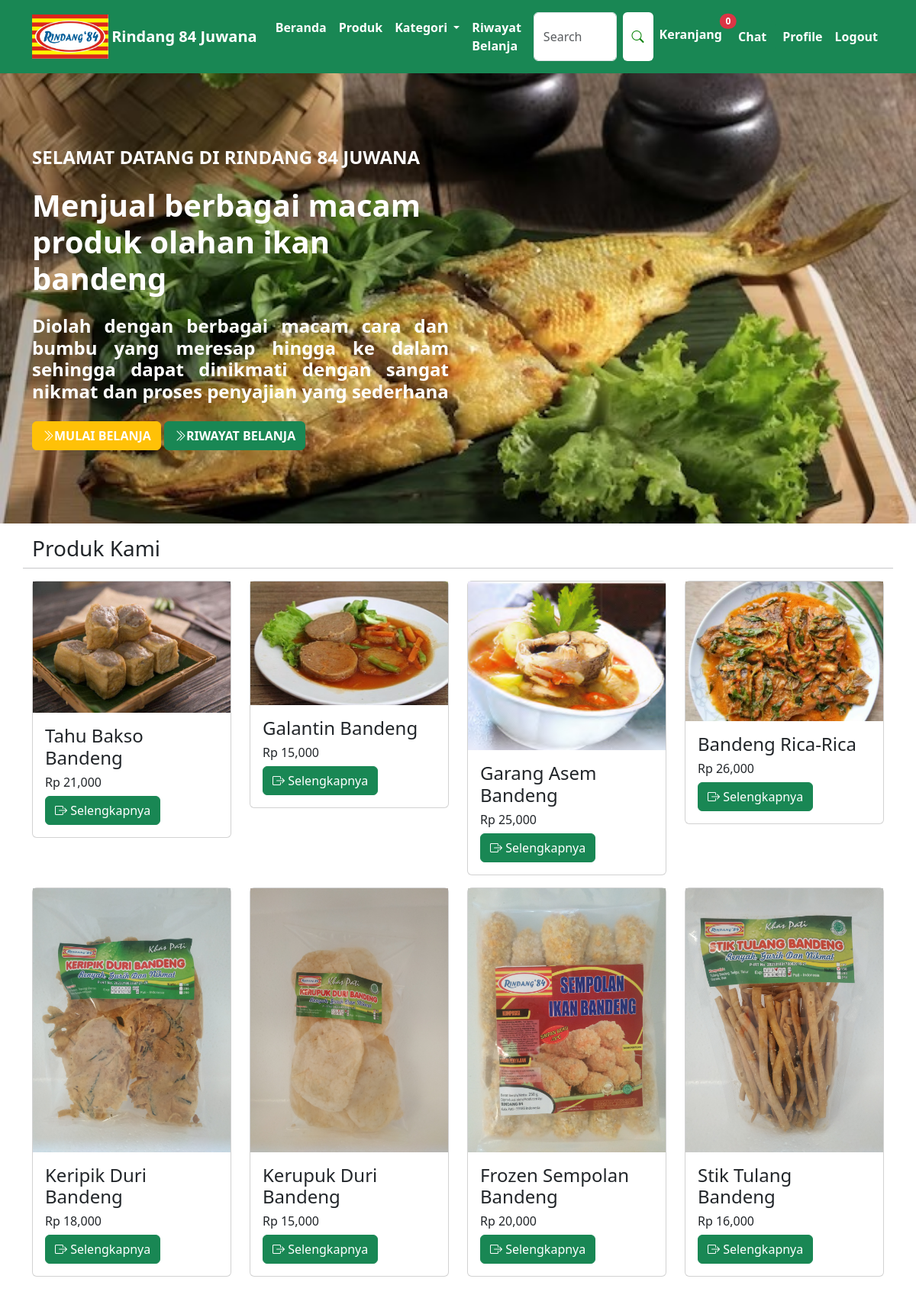
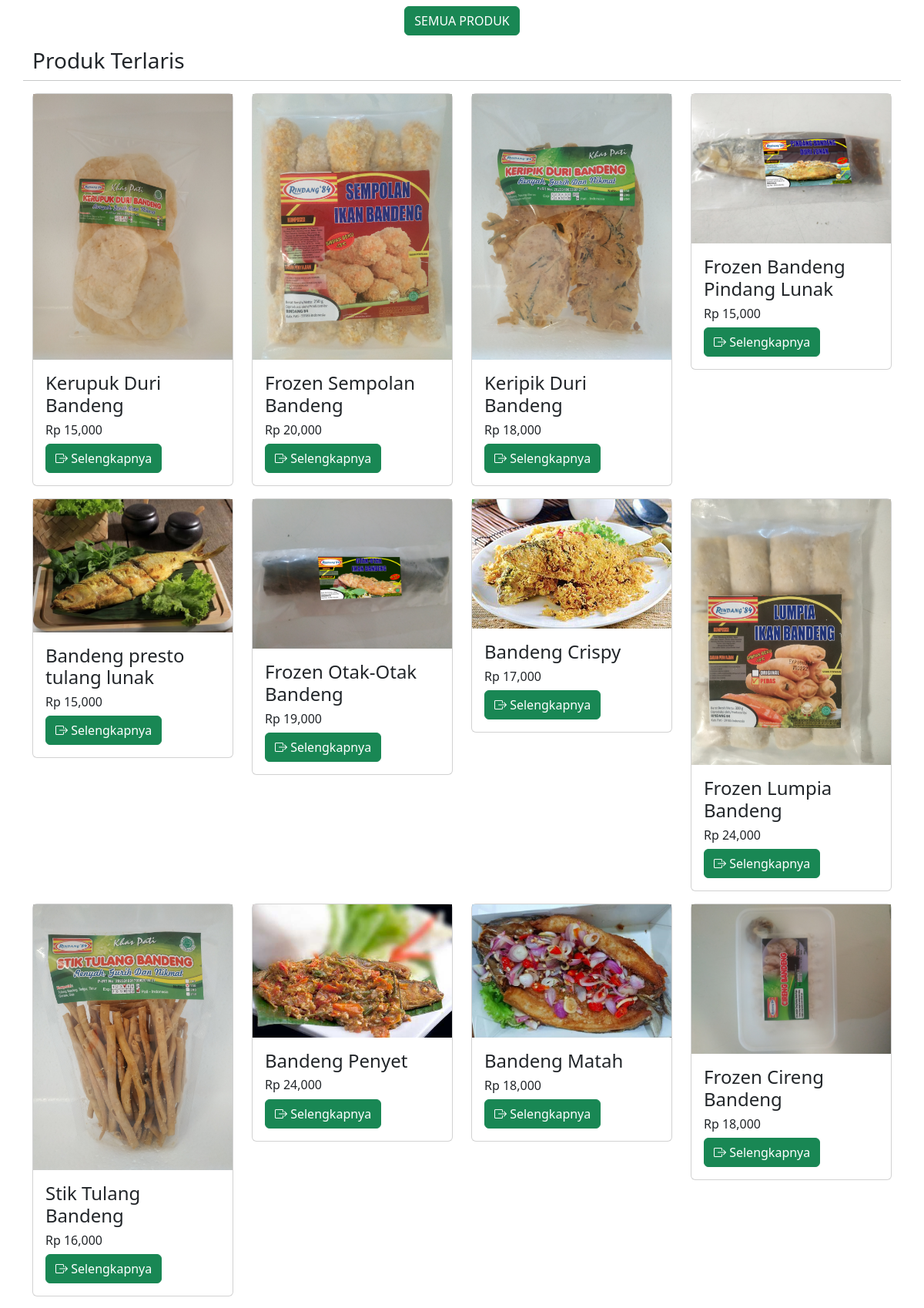
Screenshot of /pelanggan/index.php (signed in, upper part) with the database file from the repository (2 pictures, top to bottom).
### tables this page shows
CREATE TABLE `produk` (
  `id_produk` int(11) NOT NULL,
  `id_kategori` int(11) NOT NULL,
  `nama_produk` varchar(100) NOT NULL,
  `harga_produk` int(11) NOT NULL,
  `deskripsi_produk` text NOT NULL,
  `stok_produk` int(11) NOT NULL,
  `berat_produk` int(11) NOT NULL,
  `foto_produk` varchar(255) NOT NULL
);

### pelanggan/index.php (the view, shortened to what this page needs)
<?php
include "header.php";
if(isset($_GET['cari']))
{
	$cari = $_GET['cari'];
	$ambil_produk = $koneksi -> query("SELECT * FROM produk LEFT JOIN kategori ON kategori.id_kategori = produk.id_kategori WHERE nama_produk LIKE '%".$cari."%' ORDER BY id_produk DESC");
	$produk = array();
	while ($tiap_produk = $ambil_produk -> fetch_assoc())
	{
		$produk[] = $tiap_produk;
	}
}
else
{
	$produk = array();
	$ambil_produk = $koneksi -> query("SELECT * FROM produk LEFT JOIN kategori ON kategori.id_kategori = produk.id_kategori ORDER BY id_produk DESC limit 8");
	while ($tiap_produk = $ambil_produk -> fetch_assoc())
	{
		$produk [] = $tiap_produk;
	}
}
$ambil_pt = $koneksi -> query("SELECT produk.id_produk, produk.nama_produk, produk.harga_produk, produk.foto_produk, COUNT(pembelian_produk.id_produk) AS total_sold
        FROM produk
        LEFT JOIN pembelian_produk ON produk.id_produk = pembelian_produk.id_produk
        GROUP BY produk.id_produk, produk.nama_produk, produk.harga_produk, produk.foto_produk
        ORDER BY total_sold DESC");
$pt = array();
while ($row =  $ambil_pt->fetch_assoc()) {
	$pt[] = $row;
}
?>
<section class="hedaer py-5" style="background: url('../assets/file/bandeng.jpg'); background-size:cover; background-position: center center;">
	<div class="container py-5">
		<div class="row">
			<div class="col-md-6">
				<h4 class="mb-4 text-white text-uppercase"><strong>SELAMAT DATANG DI RINDANG 84 JUWANA</strong></h4>
				<h1 style="color: white;" class="mb-4"><strong>Menjual berbagai macam produk olahan ikan bandeng</strong></h1>
				<h4 class="text-white mb-4" style="text-align: justify;">
					<strong>Diolah dengan berbagai macam cara dan bumbu yang meresap hingga ke dalam sehingga dapat dinikmati dengan sangat nikmat dan proses penyajian yang sederhana</strong>
				</h4>
				<div class="d-inline">
					<a href="produk.php" class="btn btn-warning text-white"><strong> <span class=" bi bi-chevron-double-right"></span>MULAI BELANJA</strong></a>
				</div>
				<div class="d-inline">
					<a href="riwayat.php" class="btn btn-success text-white"><strong> <span class=" bi bi-chevron-double-right"></span>RIWAYAT BELANJA </strong></a>
				</div>
			</div>
		</div>
	</div>
</section>
<div class="container">
	<div class="row my-3">
		<h3>Produk Kami</h3>
		<hr>
		<?php foreach ($produk as $key => $value): ?>
			<div class="col-md-3 col-6 mb-3">
				<div class="card">
					<img src="../assets/file/<?php echo $value["foto_produk"]; ?>" class="img-fluid">
					<div class="card-body">
						<h4><?php echo $value["nama_produk"]; ?></h4>
						<h6>Rp <?php echo number_format($value["harga_produk"]); ?></h6>
						<a href="detail_produk.php?id=<?php echo $value["id_produk"]; ?>" class="btn btn-success text-white"><span class="bi bi-box-arrow-right"></span> Selengkapnya</a>
					</div>
				</div>
			</div>
		<?php endforeach ?>
	</div>
	<div class="text-center">
		<a href="produk.php" class="btn btn-success text-decoration-none text-white">SEMUA PRODUK</a>
	</div>
	<div class="row my-3">
		<h3>Produk Terlaris</h3>
		<hr>
		<?php foreach ($pt as $kt => $vv): ?>
			<div class="col-md-3 col-6 mb-3">
				<div class="card">
					<img src="../assets/file/<?php echo $vv["foto_produk"]; ?>" class="img-fluid">
					<div class="card-body">
						<h4><?php echo $vv["nama_produk"]; ?></h4>
						<h6>Rp <?php echo number_format($vv["harga_produk"]); ?></h6>
						<a href="detail_produk.php?id=<?php echo $vv["id_produk"]; ?>" class="btn btn-success text-white"><span class="bi bi-box-arrow-right"></span> Selengkapnya</a>
					</div>
				</div>
			</div>
		<?php endforeach ?>
	</div>
</div>
<?php
include "footer.php";
?>

### rows the page displays
produk: foto_produk (picture), nama_produk "Tahu Bakso Bandeng", harga_produk "21,000"
produk: foto_produk (picture), nama_produk "Galantin Bandeng", harga_produk "15,000"
produk: foto_produk (picture), nama_produk "Garang Asem Bandeng", harga_produk "25,000"
produk: foto_produk (picture), nama_produk "Bandeng Rica-Rica", harga_produk "26,000"
produk: foto_produk (picture), nama_produk "Keripik Duri Bandeng", harga_produk "18,000"
produk: foto_produk (picture), nama_produk "Kerupuk Duri Bandeng", harga_produk "15,000"
produk: foto_produk (picture), nama_produk "Frozen Sempolan Bandeng", harga_produk "20,000"
produk: foto_produk (picture), nama_produk "Stik Tulang Bandeng", harga_produk "16,000"
produk: foto_produk (picture), nama_produk "Frozen Bandeng Pindang Lunak", harga_produk "15,000"
produk: foto_produk (picture), nama_produk "Bandeng presto tulang lunak", harga_produk "15,000"
produk: foto_produk (picture), nama_produk "Frozen Otak-Otak Bandeng", harga_produk "19,000"
produk: foto_produk (picture), nama_produk "Bandeng Crispy", harga_produk "17,000"
produk: foto_produk (picture), nama_produk "Frozen Lumpia Bandeng", harga_produk "24,000"
produk: foto_produk (picture), nama_produk "Bandeng Penyet", harga_produk "24,000"
produk: foto_produk (picture), nama_produk "Bandeng Matah", harga_produk "18,000"
produk: foto_produk (picture), nama_produk "Frozen Cireng Bandeng", harga_produk "18,000"

### other values shown
$jk "0"
